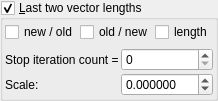
    <widget class="MyGroupBox" name="groupCheck_transf_function_enabledP_false">
     <property name="font">
      <font>
       <weight>50</weight>
       <bold>false</bold>
      </font>
     </property>
     <property name="title">
      <string>&amp;Last two vector lengths</string>
     </property>
     <property name="checkable">
      <bool>true</bool>
     </property>
     <layout class="QVBoxLayout" name="verticalLayout_5">
      <property name="leftMargin">
       <number>2</number>
      </property>
      <property name="topMargin">
       <number>2</number>
      </property>
      <property name="rightMargin">
       <number>2</number>
      </property>
      <property name="bottomMargin">
       <number>2</number>
      </property>
      <item>
       <layout class="QGridLayout" name="gridLayout_9" columnstretch="0,0,0">
        <property name="spacing">
         <number>2</number>
        </property>
        <item row="0" column="1">
         <widget class="MyCheckBox" name="checkBox_transf_function_enabledBy_false">
          <property name="enabled">
           <bool>true</bool>
          </property>
          <property name="text">
           <string>old / new</string>
          </property>
         </widget>
        </item>
        <item row="0" column="0">
         <widget class="MyCheckBox" name="checkBox_transf_function_enabledBw_false">
          <property name="enabled">
           <bool>true</bool>
          </property>
          <property name="text">
           <string>new / old</string>
          </property>
         </widget>
        </item>
        <item row="0" column="2">
         <widget class="MyCheckBox" name="checkBox_transf_function_enabledBz_false">
          <property name="enabled">
           <bool>true</bool>
          </property>
          <property name="text">
           <string>length</string>
          </property>
         </widget>
        </item>
       </layout>
      </item>
      <item>
       <layout class="QGridLayout" name="gridLayout_10" columnstretch="0,1">
        <property name="spacing">
         <number>2</number>
        </property>
        <item row="0" column="0">
         <widget class="QLabel" name="label_51">
          <property name="text">
           <string>Stop iteration count =</string>
          </property>
         </widget>
        </item>
        <item row="0" column="1">
         <widget class="MySpinBox" name="spinboxInt_transf_stop_iterations_M">
          <property name="sizePolicy">
           <sizepolicy hsizetype="Preferred" vsizetype="Maximum">
            <horstretch>0</horstretch>
            <verstretch>0</verstretch>
           </sizepolicy>
          </property>
          <property name="maximum">
           <number>999</number>
          </property>
         </widget>
        </item>
        <item row="1" column="0">
         <widget class="QLabel" name="label_39">
          <property name="text">
           <string>Scale:</string>
          </property>
         </widget>
        </item>
        <item row="1" column="1">
         <widget class="MyDoubleSpinBox" name="spinbox_transf_scaleB_1">
          <property name="sizePolicy">
           <sizepolicy hsizetype="Minimum" vsizetype="Maximum">
            <horstretch>0</horstretch>
            <verstretch>0</verstretch>
           </sizepolicy>
          </property>
          <property name="prefix">
           <string/>
          </property>
          <property name="decimals">
           <number>6</number>
          </property>
          <property name="minimum">
           <double>-99.989999999999995</double>
          </property>
          <property name="singleStep">
           <double>0.100000000000000</double>
          </property>
         </widget>
        </item>
       </layout>
      </item>
     </layout>
    </widget>
